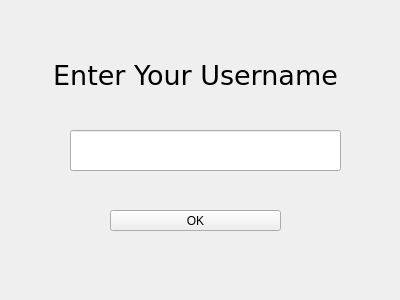
<?xml version="1.0" encoding="UTF-8"?>
<ui version="4.0">
 <class>babelLogin</class>
 <widget class="QWidget" name="babelLogin">
  <property name="geometry">
   <rect>
    <x>0</x>
    <y>0</y>
    <width>400</width>
    <height>300</height>
   </rect>
  </property>
  <property name="windowTitle">
   <string>LoginWindow</string>
  </property>
  <widget class="QPushButton" name="login">
   <property name="geometry">
    <rect>
     <x>110</x>
     <y>210</y>
     <width>171</width>
     <height>21</height>
    </rect>
   </property>
   <property name="text">
    <string>OK</string>
   </property>
  </widget>
  <widget class="QLineEdit" name="username">
   <property name="geometry">
    <rect>
     <x>70</x>
     <y>130</y>
     <width>271</width>
     <height>41</height>
    </rect>
   </property>
  </widget>
  <widget class="QLabel" name="label">
   <property name="geometry">
    <rect>
     <x>10</x>
     <y>50</y>
     <width>371</width>
     <height>51</height>
    </rect>
   </property>
   <property name="font">
    <font>
     <family>DejaVu Sans</family>
     <pointsize>20</pointsize>
    </font>
   </property>
   <property name="text">
    <string>Enter Your Username</string>
   </property>
   <property name="alignment">
    <set>Qt::AlignCenter</set>
   </property>
  </widget>
 </widget>
 <resources/>
 <connections/>
</ui>
